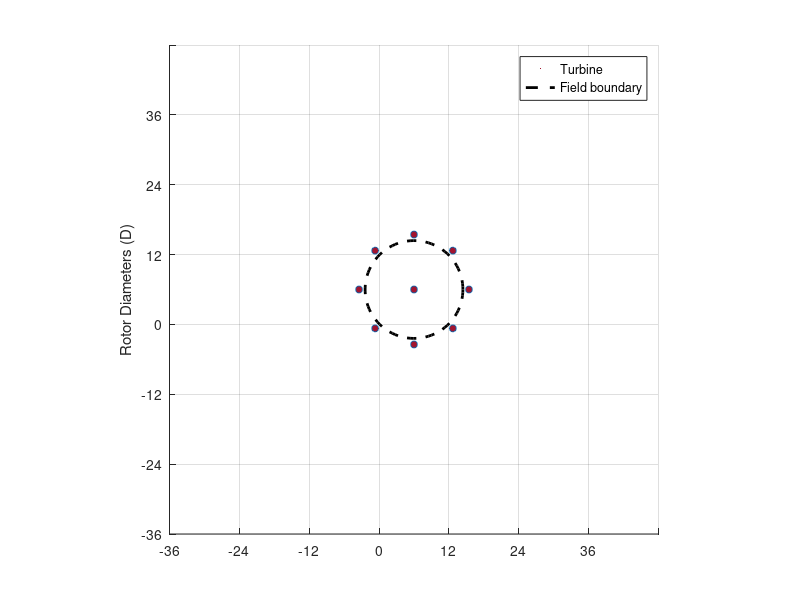

MATLAB code for this plot:
% Nicholas F. Baker
% IEA Task
% Optimization Only Case Study
% Wind Farm (Base Case) layout and depiction (plot)
% 29 May 2018
clear all, close all;

%PlotColor = [0,0.4470,0.7410]; % Blue
PlotColor = [0.6350, 0.0780, 0.1840]; % Red
%PlotColor = [0,0.4470,0.7410]; % Yellow

% Turbine Data for NREL 5MW
TurbDiam = 126.4;               % Rotor Diameter, needed for constraints
TurbRad = TurbDiam/2;
nMinSpaceDiam = 5;               % Minimum number of diameters in between turbines
fMinSpaceDist = (nMinSpaceDiam * TurbDiam) + (2*TurbRad); % Minimum distance between rotors - the number of turbine diameters, + the radius of each turbine.
FarmSize = 0; % 1 = 16 turbines, 2 = 36 turbines, 3 = 64 turbines.
FarmRad = 4000; % m. Max radius of windfarm
PlotDimen = 4500;

switch(FarmSize)
    case 0
        nNumTurbField = 9;
        FieldRad = 900;
    case 1
        nNumTurbField = 16;                 % Overall number of turbines in the field.
        FieldRad = 2000;
    case 2
        nNumTurbField = 36;                 % Overall number of turbines in the field.
        FieldRad = 3000;
    case 3
        nNumTurbField = 64;                 % Overall number of turbines in the field.
        FieldRad = 4000;
    otherwise
        error('Variable "FarmSize" not initilized properly');
end

if(nNumTurbField >= 1)                  % If there's more than one turbine in the field
    nNumTurbLeft = nNumTurbField - 1;   % Keep a decrementing total of number of turbines left in the field. Here we take out the center one.
    bKeepGoing = true;                  % Make the flag to know we still haven't mapped all our turbines.
else
    bKeepGoing = false;                 % Make the flag to say we've mapped all (1) of the turbines.
end
nRingCntr = zeros(1);                   % Counter for which ring we're on.

% Loops through each concentric ring, fitting as many turbines in the ring as will fit
while(bKeepGoing)
    nRingCntr = nRingCntr + 1;  % Start the next ring
    % Make ring and circumference
    fCircRadius(nRingCntr) = nRingCntr * fMinSpaceDist;   % Make the radius the minimum distance between hub centers, times whatever ring we're on.
    fCircCircum(nRingCntr) = 2 * pi * fCircRadius(nRingCntr);

    % Get arclength between min turbine distance.
    c = fMinSpaceDist;  % Chord length between neighboring rotors
    h(nRingCntr) = fCircRadius(nRingCntr) - sqrt( fCircRadius(nRingCntr)^2 - ((c^2)/4) ); % Perpendicular height from center of chord to ring.
    S(nRingCntr) = asin(c/ (h(nRingCntr) + (c^2 / (4*h(nRingCntr))) )) * (h(nRingCntr) + (c^2 / (4*h(nRingCntr))) ); % arc length between neighboring turbines

    % Get number of turbines that fit in that ring
    nNumTurb(nRingCntr) = fix(fCircCircum(nRingCntr)/S(nRingCntr)); % Finds number of arcs that will fit on the circumference.
    nNumTurbLeft = nNumTurbLeft - nNumTurb(nRingCntr);
    
    % If we see the next ring is sparse (<4 turbines), expand current ring to accomodate
    if (nNumTurbLeft < 4) && (nNumTurbLeft > 0)
        % Expand current ring's circumference to accomodate number we need
        fCircCircum(nRingCntr) = S(nRingCntr) * (nNumTurb(nRingCntr) + nNumTurbLeft);
        % Find the radius from our new circumference
        fCircRadius(nRingCntr) = fCircCircum(nRingCntr)/ (2*pi);
        nNumTurbLeft = 0;   % Note that we've plotted all turbines now
        
        % Expand the inside rings as well
        fNewCircRadius = fCircRadius(nRingCntr)/nRingCntr; % To expand the inner rings as well
        for i = 1:(nRingCntr-1)
            % Adjust circumference of each inside ring
            fCircRadius(i) = i * fNewCircRadius;        % Make the radius the minimum distance between hub centers, times whatever ring we're on.
            fCircCircum(i) = 2 * pi * fCircRadius(i);
        end
    end

    % Increment to the next ring
    if(nNumTurbLeft <= 0)
       bKeepGoing = false; 
    end
end

% Take excess turbines out of last circle
nNumInnerTurbs = ones(1);   % Initialize to only one turbine in the center
for i = 1:(nRingCntr-1)     % Loop through all the rings besides the last one
   nNumInnerTurbs = nNumInnerTurbs + nNumTurb(i);
end
nNumTurb(nRingCntr) = nNumTurbField - nNumInnerTurbs;

% Assign grid coords for each turbine, first at center
fGridCoords = zeros(nNumTurbField,2); % (x-coord,y-coord). Array of grid coordinates in the field.
nCurrTurb = ones(1);
fTheta = zeros(nRingCntr,1);      % Central angle for each ring

for i = 1:nRingCntr             % For each ring of our circle
    nCurrTurb = nCurrTurb + 1;  % Running counter for the current turbine we're on
    fGridCoords(nCurrTurb, 1) = fCircRadius(i); % Force the first turbine in the ring to be on x-axis, at radius
    fGridCoords(nCurrTurb, 2) = 0; % y-coord of first one (on axis)
    fTheta(i) = 360 / nNumTurb(i);
    nCurrAng = 0;               % Running total for our angle, start on the x-axis in Q1.
    
    for j = 2:nNumTurb(i)       % For each turbine on this ring (note fGridCoords[1,~] = (Radius,0)
        nCurrTurb = nCurrTurb + 1;  % Running counter for the current turbine we're on
        nCurrAng = nCurrAng + deg2rad(fTheta(i));
        fGridCoords(nCurrTurb, 1) = fCircRadius(i) * cos(nCurrAng); % x-coord
        fGridCoords(nCurrTurb, 2) = fCircRadius(i) * sin(nCurrAng); % y-coord
    end
end

%FarmRad = fCircRadius( length(fCircRadius) ) + TurbRad;
%FieldRad = FarmRad

% Plot the farm
figure(1);
hold on
p1 = scatter(0,0, 1, PlotColor, 'filled'); % A dumy thing for our legend
p2 = viscircles([0,0], FieldRad,'LineStyle','--', 'Color', 'k');   % Plot the field boundary
for i = 1:nNumTurbField     % Print the turbines as filled in 'circles'
    rectangle('Position',[fGridCoords(i, 1)-TurbRad, fGridCoords(i, 2)-TurbRad, TurbDiam, TurbDiam], 'FaceColor', PlotColor, 'EdgeColor', [0,0.4470,0.7410], 'Curvature', [1 1])
end
hold off
axis([-PlotDimen PlotDimen -PlotDimen PlotDimen]);                 % Make all plots the same size
nNumTicks = fix((2*PlotDimen)/ (nMinSpaceDiam*TurbDiam))/2;
xticks(linspace(-PlotDimen,PlotDimen, nNumTicks+1));
xticklabels({'-36','-24','-12','0','12','24','36'});
yticks(linspace(-PlotDimen,PlotDimen, nNumTicks+1));
yticklabels({'-36','-24','-12','0','12','24','36'});
ylabel('Rotor Diameters (D)');
pbaspect([1 1 1])                                                  % Make the plots actually square
grid on
legend([p1 p2], 'Turbine', 'Field boundary')

%csvwrite('BaseCoords64.csv',fGridCoords); % Write the coordinates to a CSV file